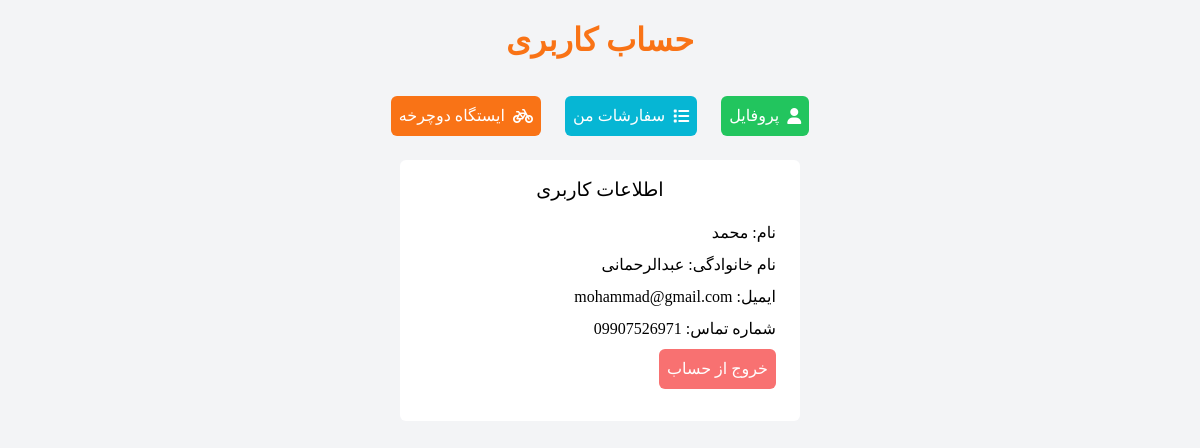
Page /account/profile (signed in) on the committed database.
### account/models.py (models this page shows, shortened)
class User(AbstractUser):
    phone = models.CharField(max_length=11, default='0', null=True, verbose_name='شماره تماس')
    class Meta:
        verbose_name = "کاربر"
        verbose_name_plural = "کاربران"

### account/views.py (the view)
# urls.py: path('profile', views.profile, name='profile')
@login_required(login_url="/account/login")
def profile(request):
    return render(request, 'profile.html', context={})

### account/templates/profile.html (shortened to what this page needs)
{% extends 'main.html' %}
{% block content %}
    <h1 class="text-[2rem] azar font-bold text-orange-500 text-center mt-4 mb-8">حساب کاربری</h1>
    {% include 'menu.html' %}
    <section class="bg-white w-[25rem] pb-8 mx-auto rounded-md my-2">
        <h1 class="text-center azar py-4 text-[1.2rem]">اطلاعات کاربری</h1>
        <div class="flex flex-col gap-y-2">
            <p class="azar mx-6">نام:
                {% if request.user.first_name %}{{ request.user.first_name }}{% else %}ناشناس{% endif %}</p>
            <p class="azar mx-6">نام خانوادگی:
                {% if request.user.last_name %}{{ request.user.last_name }}{% else %}ناشناس{% endif %}</p>
            <p class="azar mx-6">ایمیل: {{ request.user.email }}</p>
            <p class="azar mx-6">شماره تماس: {{ request.user.phone }}</p>
        </div>
        <a href="{% url 'account:logout' %}"
           class="bg-red-400 block text-center mt-2 mx-6 text-white w-fit p-2 rounded-md azar flex items-center gap-x-2">
            خروج از حساب
        </a>
    </section>
{% endblock %}

### static/style/main.css (style rules this page uses)
.azar { font-family: "AzarMehr"; }

### rows in the picture
User: user.first_name "محمد", user.last_name "عبدالرحمانی", user.email "mohammad@gmail.com", user.phone "09907526971"
